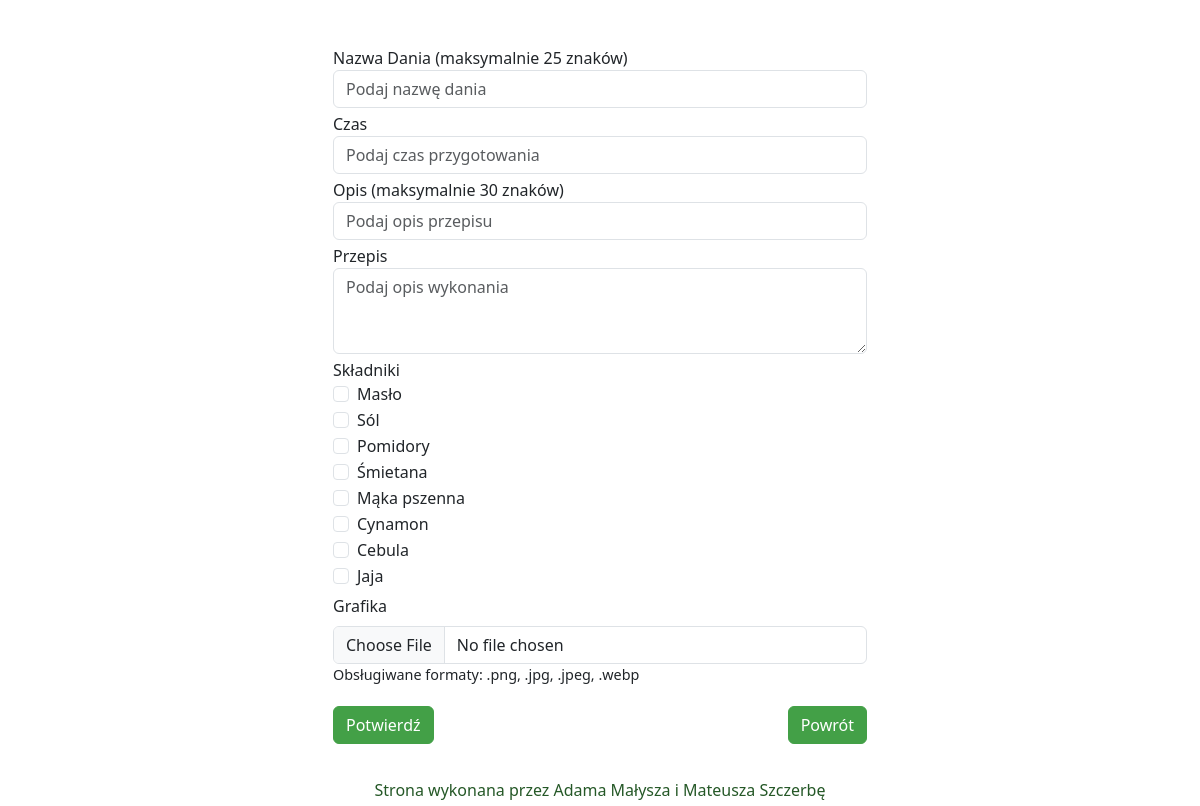
Page /admin/przepisy (signed in) on the earlier database version.
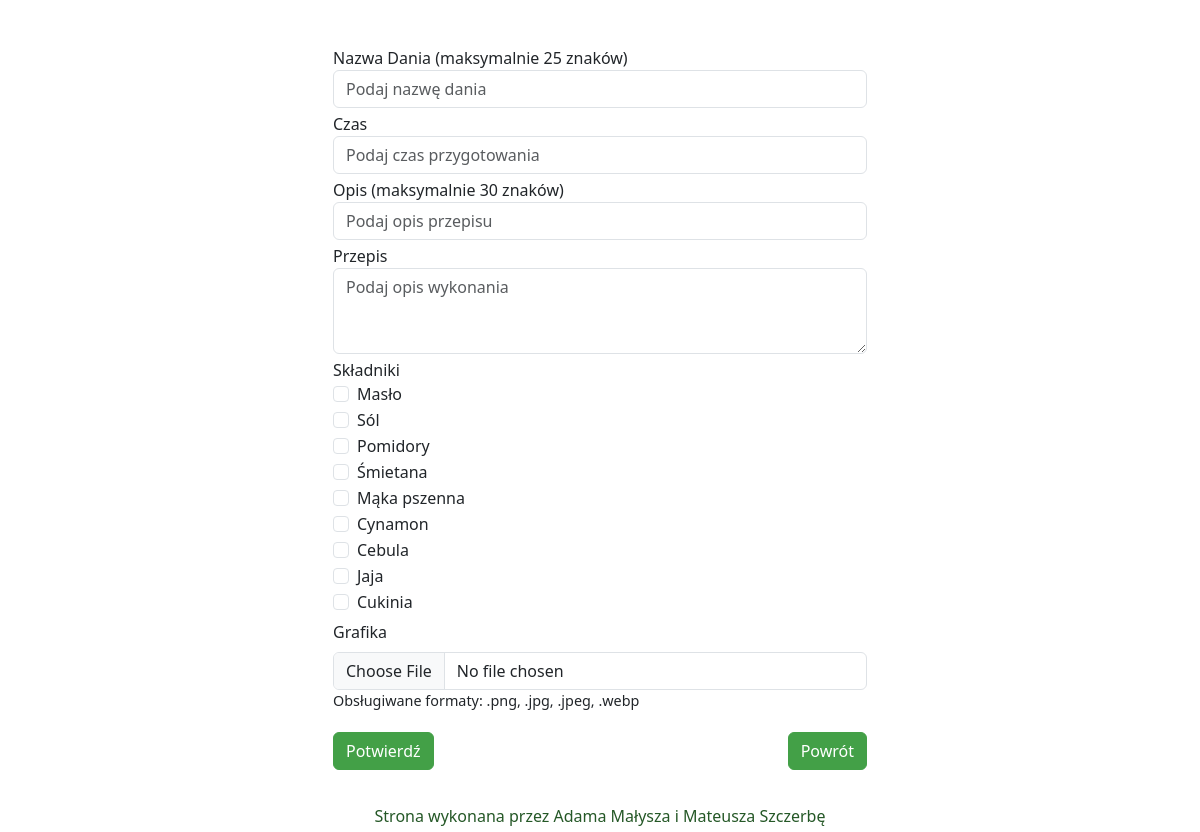
Same page on the later database version.
### website/models.py (models this page shows)
class Ingredient(db.Model):
    id = db.Column(db.Integer, primary_key=True,autoincrement=True)
    name = db.Column(db.String(100))
    category = db.Column(db.Integer)

### website/admin.py (the view, shortened to what this page needs)
@admin.route('/przepisy', methods=['POST', 'GET'])
def Dishes():
    if current_user.is_authenticated:
        if db.session.query(Ingredient).count() >= 1:
            ingredients = db.session.query(Ingredient)
        else:
            ingredients = None
            flash("By dodać danie trzeba najpierw wprowadzić składniki!", category="error")
            return redirect('/admin')
        return render_template('przepisy.html', skladniki=ingredients)

### website/Templates/przepisy.html (shortened to what this page needs)
{% extends "base.html" %}
{% block content %}
<div class="container w-50 admin-50">
       <form method="POST" enctype="multipart/form-data">
              <label for="name">Nazwa Dania (maksymalnie 25 znaków)</label>
              <input type="text" class="mb-1 form-control" id="name" name="name" placeholder="Podaj nazwę dania"
                     required="required" maxlength="25" />
              <label for="Time">Czas</label>
              <input type="text" class="mb-1 form-control" id="czas" name="czas" placeholder="Podaj czas przygotowania"
                     required="required" />
              <label for="opis">Opis (maksymalnie 30 znaków)</label>
              <input type="text" class="mb-1 form-control" id="opis" name="opis" placeholder="Podaj opis przepisu"
                     required="required" maxlength="30" />
              <label for="przepis">Przepis</label>
              <textarea class="mb-1 form-control" id="przepis" name="przepis" placeholder="Podaj opis wykonania"
                     required="required" rows="3"></textarea>
              <label for="lista">Składniki</label>
              {% for skladnik in skladniki %}
              <div class="form-check">
                     <label class="form-check-label">
                            <input class="form-check-input" type="checkbox" value="{{skladnik.id}}" id="lista"
                                   name="lista">
                            {{skladnik.name}}</label>
              </div>
              {% endfor %}
              <label for="formFile" class="mt-1 form-label">Grafika</label>
              <input class="form-control" type="file" id="grafika" name="grafika"
                     accept="image/png, image/jpg, image/jpeg, image/webp" required="required">
              <p style="font-size: 0.9rem;">Obsługiwane formaty: .png, .jpg, .jpeg, .webp</p>
              <div class="row">
                     <div class="col-6">
                            <button type="submit" class="mt-1 btn btn-primary">Potwierdź</button>
                     </div>
       </form>
       <div class="col-6">
              <a class="mt-1 btn btn-primary btn-return float-end" role="button" href="/admin">Powrót</a>
       </div>
</div>
{% endblock %}

Differences in the rows shown:
added Ingredient: name "Cukinia"
